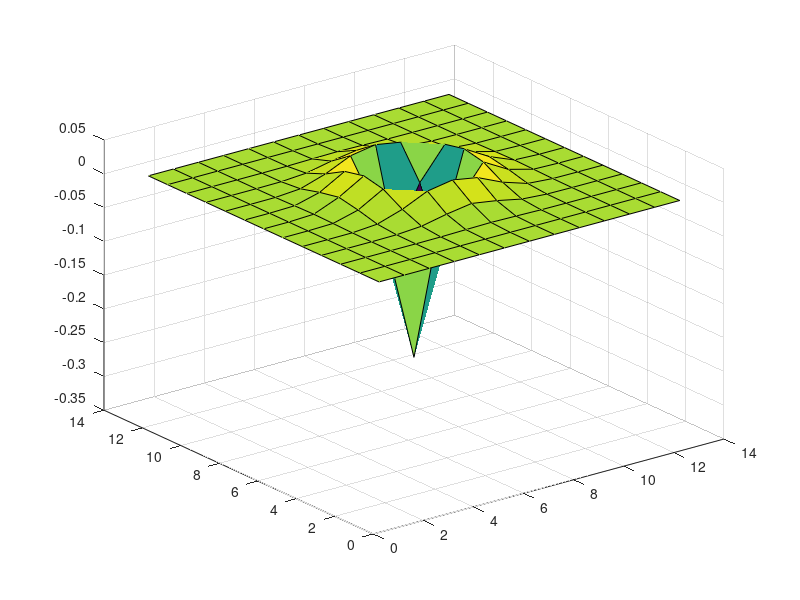
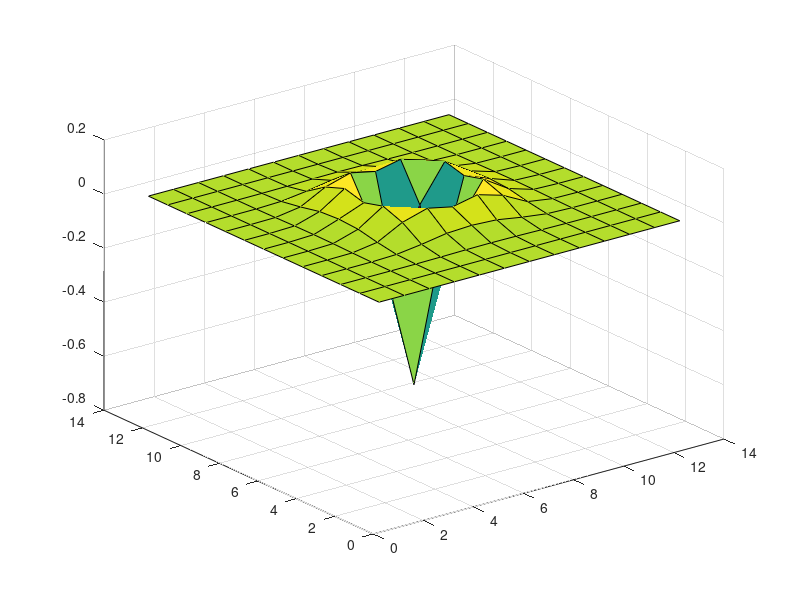

These charts were generated, in order, by the following MATLAB code:
%Gaussian Filter
G1 = fspecial('gaussian', [11,11], 1); 

%Kernel 1
L1 = [0, 1,0;1,-4,1;0,1,0];
%Kernel 2
L2 = [1,1,1;1,-8,1;1,1,1];

%convolving with the 2 kernels
R1 = conv2(G1, L1);
R2 = conv2(G1, L2);

%Plot
[rows,columns]=size(R1);
x1=1:rows;
x2=1:columns;

figure();
[xg,yg]=meshgrid(x1,x2);
surf(xg,yg,R1);
figure();
surf(xg,yg,R2);




